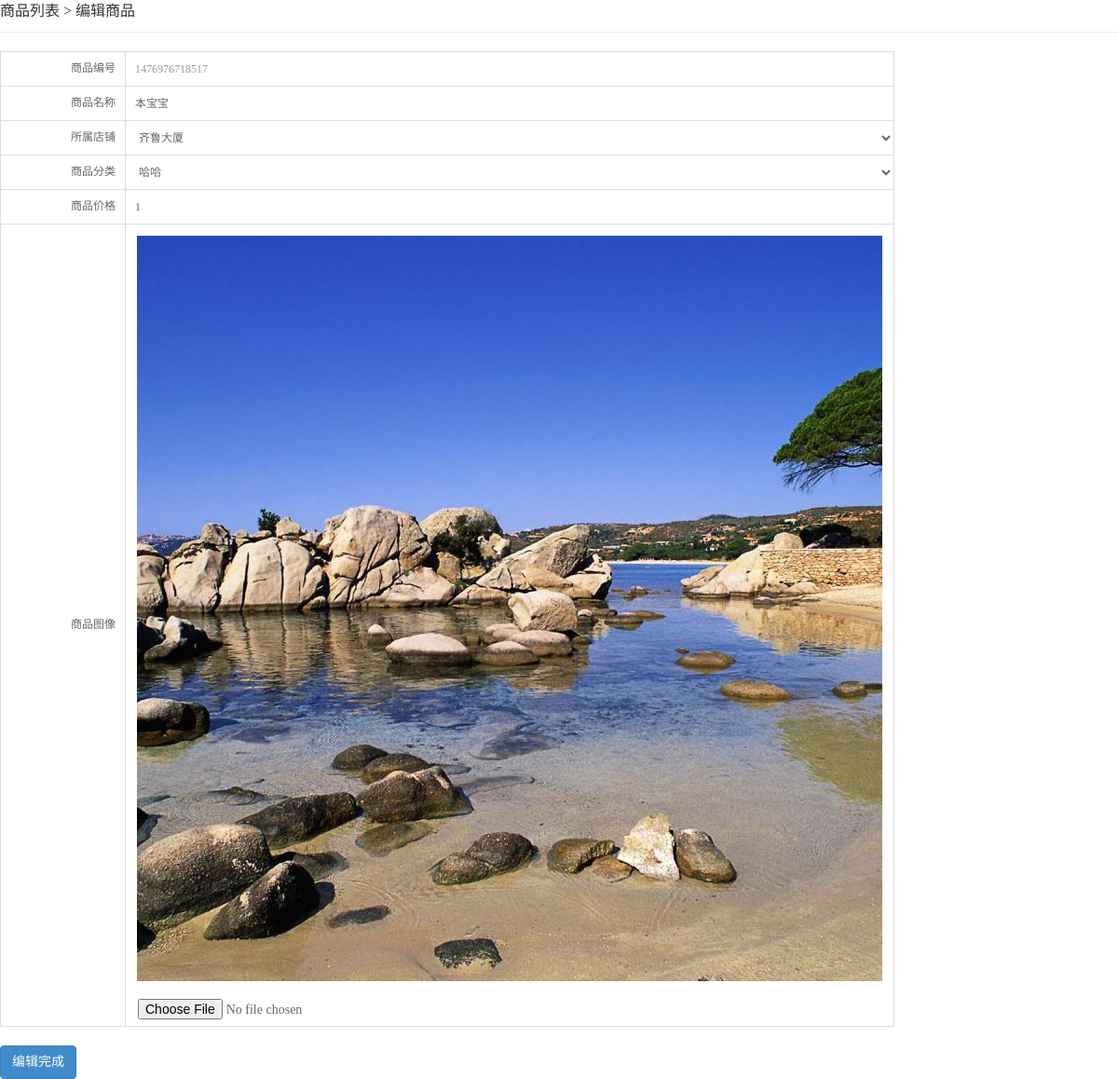
The app's page /admin/editPro.php?id=34 (signed in) with its own data.
### tables this page shows
CREATE TABLE `dfz_pro` (
  `id` int(9) NOT NULL AUTO_INCREMENT,
  `pSn` varchar(13) DEFAULT NULL,
  `pName` varchar(40) DEFAULT NULL,
  `adminName` varchar(30) DEFAULT NULL,
  `shopId` varchar(9) DEFAULT NULL,
  `pCateId` varchar(30) DEFAULT NULL,
  `priceA` varchar(8) DEFAULT NULL,
  `priceB` varchar(8) DEFAULT NULL,
  `pNum` int(5) DEFAULT NULL,
  `pDesc` text,
  `isHot` varchar(3) DEFAULT NULL,
  `icon` varchar(50) DEFAULT NULL,
  `pubTime` varchar(13) DEFAULT NULL,
  PRIMARY KEY (`id`),
  KEY `pCate` (`pCateId`) USING BTREE,
  KEY `username` (`adminName`) USING BTREE
);

### lib/mysql.func.php (called while the page is built, shortened)
<?php
function connect(){
	$link=mysqli_connect(DB_HOST,DB_USER,DB_PWD,DB_DBNAME) or die("数据库连接失败");
	mysqli_set_charset($link,DB_CHARSET);
	return $link;
}
function fetchOne($sql,$result_type=MYSQLI_ASSOC){
	$link=connect();
	$result=mysqli_query($link,$sql);
	if($result){
		$row=mysqli_fetch_array($result,$result_type);
	}
	return $row;
}
function fetchAll($sql,$result_type=MYSQLI_ASSOC){
	$link=connect();
	$result=mysqli_query($link,$sql);
	if($result){
		while(@$row=mysqli_fetch_array($result,$result_type)){
			$rows[]=$row;
		}
	}
	return $rows;
}

### core/pro.inc.php (called while the page is built, shortened)
<?php
function getProById($id){
		$sql="select p.*,c.cName from dfz_pro as p join dfz_cate as c on p.pCateId=c.id where p.id={$id}";
		$row=fetchOne($sql);
		return $row;
}

### core/shop.inc.php (called while the page is built, shortened)
<?php
function getAllShop($adminName){
    $sql="select * from dfz_shop where adminName='{$adminName}'";
    $rows=fetchAll($sql);
    return $rows;
}

### core/cate.inc.php (called while the page is built, shortened)
<?php
function getAllCate($adminName){
	$sql="select * from dfz_cate where adminName='{$adminName}'";
	$rows=fetchAll($sql);
	return $rows;
}

### admin/editPro.php (the view, shortened to what this page needs)
<?php
$adminName=$_SESSION['adminName'];
$shops=getAllShop($adminName);
$rows=getAllCate($adminName);
$id=$_REQUEST['id'];
$pSn=$_REQUEST['pSn'];
$proInfo=getProById($id);
?>
<!doctype html>
<html>
<head>
<link rel=stylesheet href="styles/reset.css">
<link rel=stylesheet href="styles/bootstrap-admin.css">
<link rel=stylesheet href="styles/global.css"    />
<link rel=stylesheet href="styles/backstage.css"   />
</head>
<body>
<span class="main-title">商品列表 &gt; 编辑商品</span>
<div class="form-add">
<form action="doAdminAction.php?act=editPro&id=<?php echo $id;?>&pSn=<?php echo $pSn;?>" method="post" enctype="multipart/form-data">
<table class="table  table-bordered table-hover">
    <tr>
        <td align="right" width="15%"><span class="td-txt">商品编号</span></td>
        <td><input class="gray" type="text" disabled="true" readonly name="pSn" value="<?php echo $proInfo['pSn'];?>"/></td>
    </tr>
	<tr>
		<td align="right"><span class="td-txt">商品名称</span></td>
		<td><input type="text" name="pName"  value="<?php echo $proInfo['pName'];?>"/></td>
	</tr>
    <tr>
        <td align="right"><span class="td-txt">所属店铺</span></td>
        <td>
        <select name="shopId" class="">
            <?php foreach($shops as $shop):?>
                <option value="<?php echo $shop['shopId'];?>" <?php echo $proInfo['shopId']==$shop['shopId']? "selected='selected'":null; ?>><?php echo $shop['shopName'];?></option>
            <?php endforeach;?>
        </select>
        </td>
    </tr>
	<tr>
		<td align="right"><span class="td-txt">商品分类</span></td>
		<td>
		<select name="pCateId">
			<?php foreach($rows as $row):?>
				<option value="<?php echo $row['id'];?>" <?php echo $row['id']==$proInfo['pCateId']?"selected='selected'":null;?>><?php echo $row['cName'];?></option>
			<?php endforeach;?>
		</select>
		</td>
	</tr>
	<tr>
		<td align="right"><span class="td-txt">商品价格</span></td>
		<td><input type="text" name="priceB"  value="<?php echo $proInfo['priceB'];?>"/></td>
	</tr>
	<tr>
        <td align="right"><span class="td-txt">商品图像</span></td>
        <td>
            <img style="margin:12px;" src="<?php echo IMG_50.$proInfo['icon'].'?v='.time();?>"/>
            <input class="btn btn-file" type="file" name="myFile"/>
        </td>
    </tr>
</table>
<input class="btn btn-primary" type="submit"  value="编辑完成"/>
</form>
</div>
</body>
</html>

### admin/styles/global.css (style rules this page uses)
img { border:none; }

### admin/styles/backstage.css (style rules this page uses)
* { margin: 0;padding: 0; }
input,select,textarea { outline: none;border: none; background: none; }
input { height:36px;line-height:36px; }
input[type="text"],input[type="password"],select { width:100%;height:36px;padding:0 10px; }
body { font-family: Microsoft Yahei; font-size: 14px; line-height: 1.5; min-width: 1000px; }
.main-title { width:100%;display:block;margin-bottom: 20px;padding-bottom: 10px;border-bottom: 1px #eee solid;font-size: 16px;color:#333; }
.table { font-size:12px;color:#666; }
.table td { vertical-align: middle; }
.table .td-txt { margin-right: 10px;display:inline-block;vertical-align: top; }
.gray { color:#999; }
.form-add { width:80%; }

### records on screen
dfz_pro: pSn "1476976718517", pName "本宝宝", priceB "1", icon (picture)

### other values on screen
form field shopId "齐鲁大厦"
form field pCateId "哈哈"
